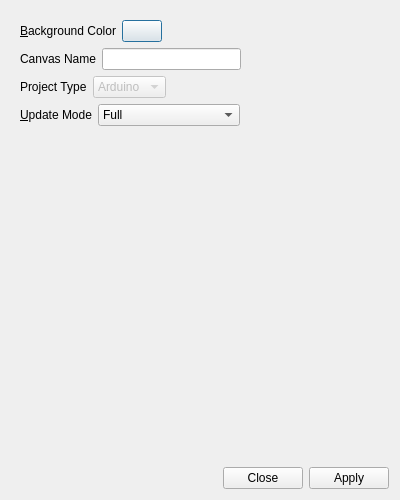
<?xml version="1.0" encoding="UTF-8"?>
<ui version="4.0">
 <class>glowbot_canvas_settings</class>
 <widget class="QDialog" name="glowbot_canvas_settings">
  <property name="geometry">
   <rect>
    <x>0</x>
    <y>0</y>
    <width>400</width>
    <height>500</height>
   </rect>
  </property>
  <property name="windowTitle">
   <string>GlowBot: Canvas Settings</string>
  </property>
  <property name="windowIcon">
   <iconset resource="../Icons/icons.qrc">
    <normaloff>:/Logo/glowbot-logo.png</normaloff>:/Logo/glowbot-logo.png</iconset>
  </property>
  <layout class="QVBoxLayout" name="verticalLayout">
   <item>
    <widget class="QScrollArea" name="scrollArea">
     <property name="frameShape">
      <enum>QFrame::NoFrame</enum>
     </property>
     <property name="widgetResizable">
      <bool>true</bool>
     </property>
     <widget class="QWidget" name="scrollAreaWidgetContents">
      <property name="geometry">
       <rect>
        <x>0</x>
        <y>0</y>
        <width>382</width>
        <height>451</height>
       </rect>
      </property>
      <layout class="QVBoxLayout" name="verticalLayout_2">
       <item>
        <layout class="QHBoxLayout" name="horizontalLayout_2">
         <item>
          <widget class="QLabel" name="label_2">
           <property name="text">
            <string>&amp;Background Color</string>
           </property>
           <property name="buddy">
            <cstring>background_color</cstring>
           </property>
          </widget>
         </item>
         <item>
          <widget class="QPushButton" name="background_color">
           <property name="text">
            <string notr="true"/>
           </property>
          </widget>
         </item>
         <item>
          <spacer name="horizontalSpacer_2">
           <property name="orientation">
            <enum>Qt::Horizontal</enum>
           </property>
           <property name="sizeHint" stdset="0">
            <size>
             <width>40</width>
             <height>20</height>
            </size>
           </property>
          </spacer>
         </item>
        </layout>
       </item>
       <item>
        <layout class="QHBoxLayout" name="horizontalLayout_3">
         <item>
          <widget class="QLabel" name="label_3">
           <property name="text">
            <string>Canvas Name</string>
           </property>
          </widget>
         </item>
         <item>
          <widget class="QLineEdit" name="name">
           <property name="readOnly">
            <bool>true</bool>
           </property>
          </widget>
         </item>
         <item>
          <spacer name="horizontalSpacer_3">
           <property name="orientation">
            <enum>Qt::Horizontal</enum>
           </property>
           <property name="sizeHint" stdset="0">
            <size>
             <width>40</width>
             <height>20</height>
            </size>
           </property>
          </spacer>
         </item>
        </layout>
       </item>
       <item>
        <layout class="QHBoxLayout" name="horizontalLayout_4">
         <item>
          <widget class="QLabel" name="label_4">
           <property name="text">
            <string>Project Type</string>
           </property>
           <property name="buddy">
            <cstring>update_mode</cstring>
           </property>
          </widget>
         </item>
         <item>
          <widget class="QComboBox" name="project_type">
           <property name="enabled">
            <bool>false</bool>
           </property>
           <property name="currentIndex">
            <number>0</number>
           </property>
           <property name="sizeAdjustPolicy">
            <enum>QComboBox::AdjustToContents</enum>
           </property>
           <item>
            <property name="text">
             <string notr="true">Arduino</string>
            </property>
           </item>
          </widget>
         </item>
         <item>
          <spacer name="horizontalSpacer_4">
           <property name="orientation">
            <enum>Qt::Horizontal</enum>
           </property>
           <property name="sizeHint" stdset="0">
            <size>
             <width>40</width>
             <height>20</height>
            </size>
           </property>
          </spacer>
         </item>
        </layout>
       </item>
       <item>
        <layout class="QHBoxLayout" name="horizontalLayout">
         <item>
          <widget class="QLabel" name="label">
           <property name="text">
            <string>&amp;Update Mode</string>
           </property>
           <property name="buddy">
            <cstring>update_mode</cstring>
           </property>
          </widget>
         </item>
         <item>
          <widget class="QComboBox" name="update_mode">
           <property name="currentIndex">
            <number>1</number>
           </property>
           <property name="sizeAdjustPolicy">
            <enum>QComboBox::AdjustToContents</enum>
           </property>
           <item>
            <property name="text">
             <string>Bounding Rectangle</string>
            </property>
           </item>
           <item>
            <property name="text">
             <string>Full</string>
            </property>
           </item>
           <item>
            <property name="text">
             <string>Minimal</string>
            </property>
           </item>
           <item>
            <property name="text">
             <string>Smart</string>
            </property>
           </item>
          </widget>
         </item>
         <item>
          <spacer name="horizontalSpacer">
           <property name="orientation">
            <enum>Qt::Horizontal</enum>
           </property>
           <property name="sizeHint" stdset="0">
            <size>
             <width>40</width>
             <height>20</height>
            </size>
           </property>
          </spacer>
         </item>
        </layout>
       </item>
       <item>
        <spacer name="verticalSpacer">
         <property name="orientation">
          <enum>Qt::Vertical</enum>
         </property>
         <property name="sizeHint" stdset="0">
          <size>
           <width>20</width>
           <height>359</height>
          </size>
         </property>
        </spacer>
       </item>
      </layout>
     </widget>
    </widget>
   </item>
   <item>
    <widget class="QDialogButtonBox" name="buttonBox">
     <property name="orientation">
      <enum>Qt::Horizontal</enum>
     </property>
     <property name="standardButtons">
      <set>QDialogButtonBox::Apply|QDialogButtonBox::Close</set>
     </property>
    </widget>
   </item>
  </layout>
 </widget>
 <tabstops>
  <tabstop>scrollArea</tabstop>
  <tabstop>background_color</tabstop>
  <tabstop>name</tabstop>
  <tabstop>project_type</tabstop>
  <tabstop>update_mode</tabstop>
 </tabstops>
 <resources>
  <include location="../Icons/icons.qrc"/>
 </resources>
 <connections>
  <connection>
   <sender>buttonBox</sender>
   <signal>accepted()</signal>
   <receiver>glowbot_canvas_settings</receiver>
   <slot>accept()</slot>
   <hints>
    <hint type="sourcelabel">
     <x>248</x>
     <y>254</y>
    </hint>
    <hint type="destinationlabel">
     <x>157</x>
     <y>274</y>
    </hint>
   </hints>
  </connection>
  <connection>
   <sender>buttonBox</sender>
   <signal>rejected()</signal>
   <receiver>glowbot_canvas_settings</receiver>
   <slot>reject()</slot>
   <hints>
    <hint type="sourcelabel">
     <x>316</x>
     <y>260</y>
    </hint>
    <hint type="destinationlabel">
     <x>286</x>
     <y>274</y>
    </hint>
   </hints>
  </connection>
 </connections>
</ui>
